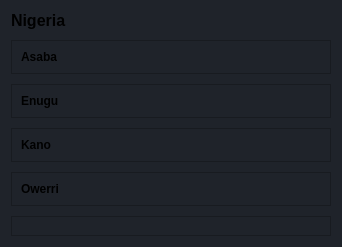
                      <widget class="QWidget" name="scrollAreaWidgetContents_7">
                       <property name="geometry">
                        <rect>
                         <x>0</x>
                         <y>0</y>
                         <width>336</width>
                         <height>229</height>
                        </rect>
                       </property>
                       <property name="sizePolicy">
                        <sizepolicy hsizetype="Maximum" vsizetype="Preferred">
                         <horstretch>0</horstretch>
                         <verstretch>0</verstretch>
                        </sizepolicy>
                       </property>
                       <property name="minimumSize">
                        <size>
                         <width>0</width>
                         <height>0</height>
                        </size>
                       </property>
                       <property name="styleSheet">
                        <string notr="true">background-color:#1f232a;</string>
                       </property>
                       <layout class="QVBoxLayout" name="verticalLayout_40">
                        <property name="spacing">
                         <number>10</number>
                        </property>
                        <item>
                         <widget class="QLabel" name="label_22">
                          <property name="font">
                           <font>
                            <pointsize>12</pointsize>
                            <weight>75</weight>
                            <bold>true</bold>
                           </font>
                          </property>
                          <property name="text">
                           <string>Nigeria</string>
                          </property>
                         </widget>
                        </item>
                        <item>
                         <widget class="QFrame" name="frame_31">
                          <property name="frameShape">
                           <enum>QFrame::StyledPanel</enum>
                          </property>
                          <property name="frameShadow">
                           <enum>QFrame::Raised</enum>
                          </property>
                          <layout class="QVBoxLayout" name="verticalLayout_47">
                           <item>
                            <widget class="QLabel" name="label_16">
                             <property name="sizePolicy">
                              <sizepolicy hsizetype="Fixed" vsizetype="Preferred">
                               <horstretch>0</horstretch>
                               <verstretch>0</verstretch>
                              </sizepolicy>
                             </property>
                             <property name="minimumSize">
                              <size>
                               <width>300</width>
                               <height>0</height>
                              </size>
                             </property>
                             <property name="font">
                              <font>
                               <weight>75</weight>
                               <bold>true</bold>
                              </font>
                             </property>
                             <property name="styleSheet">
                              <string notr="true"/>
                             </property>
                             <property name="text">
                              <string>Asaba</string>
                             </property>
                            </widget>
                           </item>
                          </layout>
                         </widget>
                        </item>
                        <item>
                         <widget class="QFrame" name="frame_27">
                          <property name="frameShape">
                           <enum>QFrame::StyledPanel</enum>
                          </property>
                          <property name="frameShadow">
                           <enum>QFrame::Raised</enum>
                          </property>
                          <layout class="QVBoxLayout" name="verticalLayout_45">
                           <item>
                            <widget class="QLabel" name="label_17">
                             <property name="sizePolicy">
                              <sizepolicy hsizetype="Fixed" vsizetype="Preferred">
                               <horstretch>0</horstretch>
                               <verstretch>0</verstretch>
                              </sizepolicy>
                             </property>
                             <property name="minimumSize">
                              <size>
                               <width>300</width>
                               <height>0</height>
                              </size>
                             </property>
                             <property name="font">
                              <font>
                               <weight>75</weight>
                               <bold>true</bold>
                              </font>
                             </property>
                             <property name="styleSheet">
                              <string notr="true"/>
                             </property>
                             <property name="text">
                              <string>Enugu</string>
                             </property>
                            </widget>
                           </item>
                          </layout>
                         </widget>
                        </item>
                        <item>
                         <widget class="QFrame" name="frame_28">
                          <property name="frameShape">
                           <enum>QFrame::StyledPanel</enum>
                          </property>
                          <property name="frameShadow">
                           <enum>QFrame::Raised</enum>
                          </property>
                          <layout class="QVBoxLayout" name="verticalLayout_46">
                           <item>
                            <widget class="QLabel" name="label_20">
                             <property name="sizePolicy">
                              <sizepolicy hsizetype="Fixed" vsizetype="Preferred">
                               <horstretch>0</horstretch>
                               <verstretch>0</verstretch>
                              </sizepolicy>
                             </property>
                             <property name="minimumSize">
                              <size>
                               <width>300</width>
                               <height>0</height>
                              </size>
                             </property>
                             <property name="font">
                              <font>
                               <weight>75</weight>
                               <bold>true</bold>
                              </font>
                             </property>
                             <property name="styleSheet">
                              <string notr="true"/>
                             </property>
                             <property name="text">
                              <string>Kano</string>
                             </property>
                            </widget>
                           </item>
                          </layout>
                         </widget>
                        </item>
                        <item>
                         <widget class="QFrame" name="frame_32">
                          <property name="styleSheet">
                           <string notr="true"/>
                          </property>
                          <property name="frameShape">
                           <enum>QFrame::StyledPanel</enum>
                          </property>
                          <property name="frameShadow">
                           <enum>QFrame::Raised</enum>
                          </property>
                          <layout class="QVBoxLayout" name="verticalLayout_48">
                           <item>
                            <widget class="QLabel" name="label_21">
                             <property name="sizePolicy">
                              <sizepolicy hsizetype="Fixed" vsizetype="Preferred">
                               <horstretch>0</horstretch>
                               <verstretch>0</verstretch>
                              </sizepolicy>
                             </property>
                             <property name="minimumSize">
                              <size>
                               <width>300</width>
                               <height>0</height>
                              </size>
                             </property>
                             <property name="font">
                              <font>
                               <weight>75</weight>
                               <bold>true</bold>
                              </font>
                             </property>
                             <property name="styleSheet">
                              <string notr="true"/>
                             </property>
                             <property name="text">
                              <string>Owerri</string>
                             </property>
                            </widget>
                           </item>
                          </layout>
                         </widget>
                        </item>
                        <item>
                         <widget class="QFrame" name="frame_24">
                          <property name="frameShape">
                           <enum>QFrame::StyledPanel</enum>
                          </property>
                          <property name="frameShadow">
                           <enum>QFrame::Raised</enum>
                          </property>
                          <layout class="QVBoxLayout" name="verticalLayout_41">
                           <property name="spacing">
                            <number>10</number>
                           </property>
                          </layout>
                         </widget>
                        </item>
                       </layout>
                      </widget>
